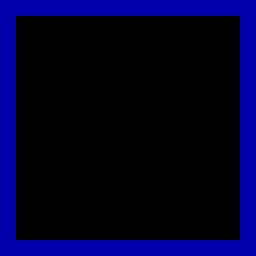

The image is a tile-based game level rendered from a .tmx file. Its description and complete source (layers, tilesets, objects, tile grids) follow:
An orthogonal 16x16 tile map with 16x16 px tiles, 1 tile layer (Tile Layer 1).

<map version="1.0" orientation="orthogonal" renderorder="right-down" width="16" height="16" tilewidth="16" tileheight="16" nextobjectid="1">
 <tileset firstgid="1" name="test" tilewidth="16" tileheight="16" tilecount="4" columns="4">
  <image source="test.png" width="64" height="16" />
 </tileset>
 <layer name="Tile Layer 1" width="16" height="16">
  <data>
   <tile gid="2" />
   <tile gid="2" />
   <tile gid="2" />
   <tile gid="2" />
   <tile gid="2" />
   <tile gid="2" />
   <tile gid="2" />
   <tile gid="2" />
   <tile gid="2" />
   <tile gid="2" />
   <tile gid="2" />
   <tile gid="2" />
   <tile gid="2" />
   <tile gid="2" />
   <tile gid="2" />
   <tile gid="2" />
   <tile gid="2" />
   <tile gid="1" />
   <tile gid="1" />
   <tile gid="1" />
   <tile gid="1" />
   <tile gid="1" />
   <tile gid="1" />
   <tile gid="1" />
   <tile gid="1" />
   <tile gid="1" />
   <tile gid="1" />
   <tile gid="1" />
   <tile gid="1" />
   <tile gid="1" />
   <tile gid="1" />
   <tile gid="2" />
   <tile gid="2" />
   <tile gid="1" />
   <tile gid="1" />
   <tile gid="1" />
   <tile gid="1" />
   <tile gid="1" />
   <tile gid="1" />
   <tile gid="1" />
   <tile gid="1" />
   <tile gid="1" />
   <tile gid="1" />
   <tile gid="1" />
   <tile gid="1" />
   <tile gid="1" />
   <tile gid="1" />
   <tile gid="2" />
   <tile gid="2" />
   <tile gid="1" />
   <tile gid="1" />
   <tile gid="1" />
   <tile gid="1" />
   <tile gid="1" />
   <tile gid="1" />
   <tile gid="1" />
   <tile gid="1" />
   <tile gid="1" />
   <tile gid="1" />
   <tile gid="1" />
   <tile gid="1" />
   <tile gid="1" />
   <tile gid="1" />
   <tile gid="2" />
   <tile gid="2" />
   <tile gid="1" />
   <tile gid="1" />
   <tile gid="1" />
   <tile gid="1" />
   <tile gid="1" />
   <tile gid="1" />
   <tile gid="1" />
   <tile gid="1" />
   <tile gid="1" />
   <tile gid="1" />
   <tile gid="1" />
   <tile gid="1" />
   <tile gid="1" />
   <tile gid="1" />
   <tile gid="2" />
   <tile gid="2" />
   <tile gid="1" />
   <tile gid="1" />
   <tile gid="1" />
   <tile gid="1" />
   <tile gid="1" />
   <tile gid="1" />
   <tile gid="1" />
   <tile gid="1" />
   <tile gid="1" />
   <tile gid="1" />
   <tile gid="1" />
   <tile gid="1" />
   <tile gid="1" />
   <tile gid="1" />
   <tile gid="2" />
   <tile gid="2" />
   <tile gid="1" />
   <tile gid="1" />
   <tile gid="1" />
   <tile gid="1" />
   <tile gid="1" />
   <tile gid="1" />
   <tile gid="1" />
   <tile gid="1" />
   <tile gid="1" />
   <tile gid="1" />
   <tile gid="1" />
   <tile gid="1" />
   <tile gid="1" />
   <tile gid="1" />
   <tile gid="2" />
   <tile gid="2" />
   <tile gid="1" />
   <tile gid="1" />
   <tile gid="1" />
   <tile gid="1" />
   <tile gid="1" />
   <tile gid="1" />
   <tile gid="1" />
   <tile gid="1" />
   <tile gid="1" />
   <tile gid="1" />
   <tile gid="1" />
   <tile gid="1" />
   <tile gid="1" />
   <tile gid="1" />
   <tile gid="2" />
   <tile gid="2" />
   <tile gid="1" />
   <tile gid="1" />
   <tile gid="1" />
   <tile gid="1" />
   <tile gid="1" />
   <tile gid="1" />
   <tile gid="1" />
   <tile gid="1" />
   <tile gid="1" />
   <tile gid="1" />
   <tile gid="1" />
   <tile gid="1" />
   <tile gid="1" />
   <tile gid="1" />
   <tile gid="2" />
   <tile gid="2" />
   <tile gid="1" />
   <tile gid="1" />
   <tile gid="1" />
   <tile gid="1" />
   <tile gid="1" />
   <tile gid="1" />
   <tile gid="1" />
   <tile gid="1" />
   <tile gid="1" />
   <tile gid="1" />
   <tile gid="1" />
   <tile gid="1" />
   <tile gid="1" />
   <tile gid="1" />
   <tile gid="2" />
   <tile gid="2" />
   <tile gid="1" />
   <tile gid="1" />
   <tile gid="1" />
   <tile gid="1" />
   <tile gid="1" />
   <tile gid="1" />
   <tile gid="1" />
   <tile gid="1" />
   <tile gid="1" />
   <tile gid="1" />
   <tile gid="1" />
   <tile gid="1" />
   <tile gid="1" />
   <tile gid="1" />
   <tile gid="2" />
   <tile gid="2" />
   <tile gid="1" />
   <tile gid="1" />
   <tile gid="1" />
   <tile gid="1" />
   <tile gid="1" />
   <tile gid="1" />
   <tile gid="1" />
   <tile gid="1" />
   <tile gid="1" />
   <tile gid="1" />
   <tile gid="1" />
   <tile gid="1" />
   <tile gid="1" />
   <tile gid="1" />
   <tile gid="2" />
   <tile gid="2" />
   <tile gid="1" />
   <tile gid="1" />
   <tile gid="1" />
   <tile gid="1" />
   <tile gid="1" />
   <tile gid="1" />
   <tile gid="1" />
   <tile gid="1" />
   <tile gid="1" />
   <tile gid="1" />
   <tile gid="1" />
   <tile gid="1" />
   <tile gid="1" />
   <tile gid="1" />
   <tile gid="2" />
   <tile gid="2" />
   <tile gid="1" />
   <tile gid="1" />
   <tile gid="1" />
   <tile gid="1" />
   <tile gid="1" />
   <tile gid="1" />
   <tile gid="1" />
   <tile gid="1" />
   <tile gid="1" />
   <tile gid="1" />
   <tile gid="1" />
   <tile gid="1" />
   <tile gid="1" />
   <tile gid="1" />
   <tile gid="2" />
   <tile gid="2" />
   <tile gid="1" />
   <tile gid="1" />
   <tile gid="1" />
   <tile gid="1" />
   <tile gid="1" />
   <tile gid="1" />
   <tile gid="1" />
   <tile gid="1" />
   <tile gid="1" />
   <tile gid="1" />
   <tile gid="1" />
   <tile gid="1" />
   <tile gid="1" />
   <tile gid="1" />
   <tile gid="2" />
   <tile gid="2" />
   <tile gid="2" />
   <tile gid="2" />
   <tile gid="2" />
   <tile gid="2" />
   <tile gid="2" />
   <tile gid="2" />
   <tile gid="2" />
   <tile gid="2" />
   <tile gid="2" />
   <tile gid="2" />
   <tile gid="2" />
   <tile gid="2" />
   <tile gid="2" />
   <tile gid="2" />
   <tile gid="2" />
  </data>
 </layer>
</map>
